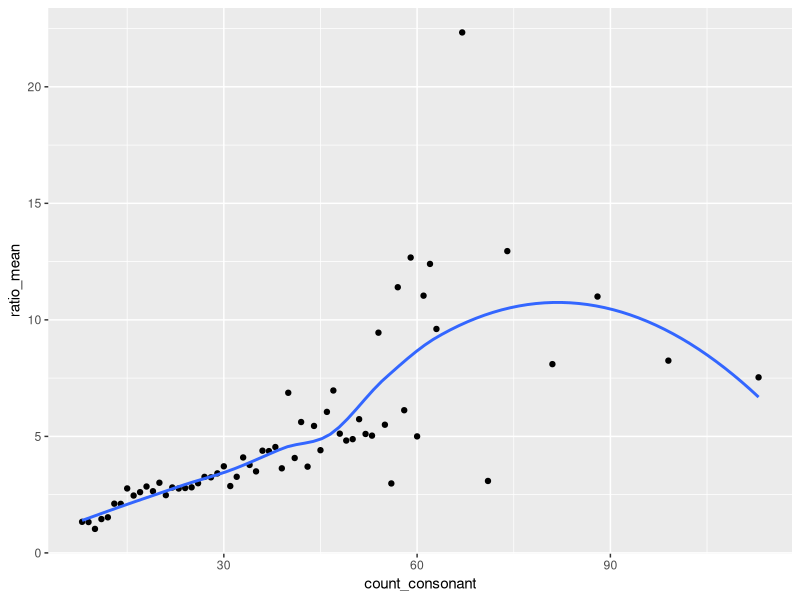
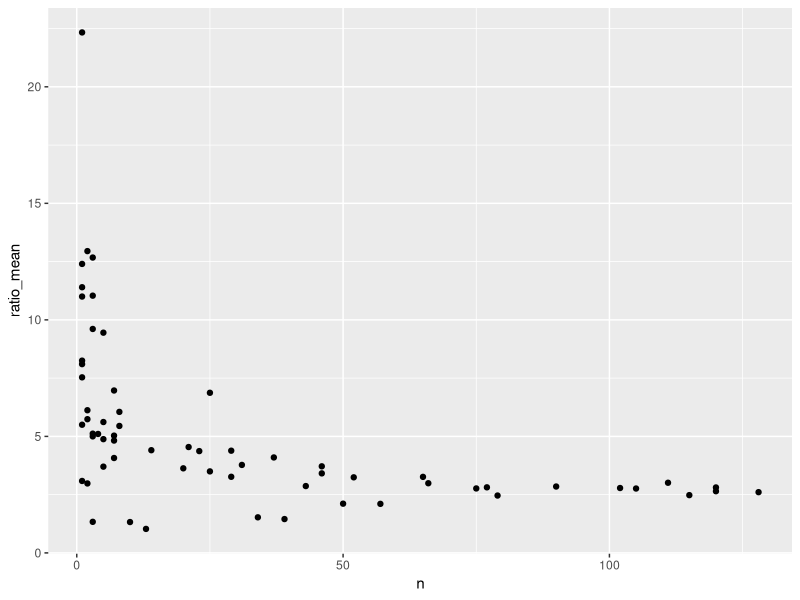
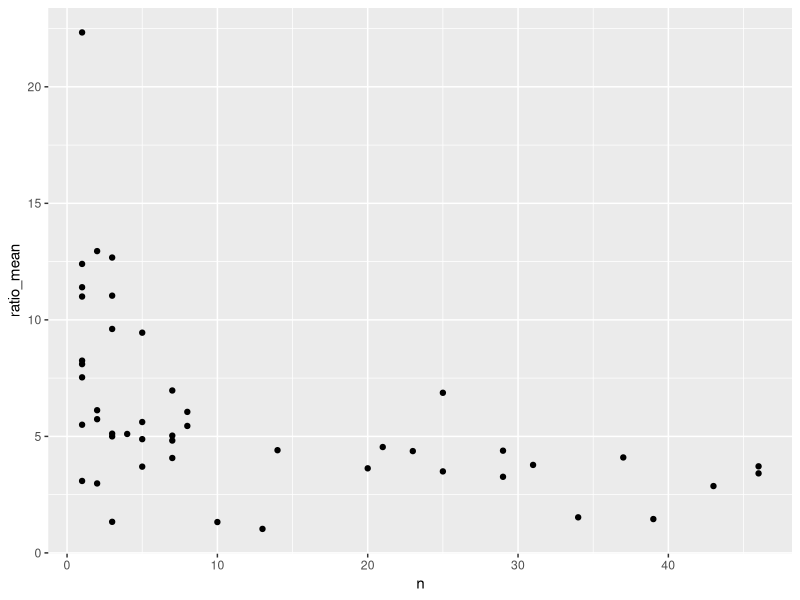

Write the R code that produced these figures, in order.
library(tidyverse)

# check working directory (You should be in ~/Datatransform2)
cat(paste("Your current working directory is: ",
          getwd(), 
          sep = "\n"))

#bring in the Phoible inventories data
inventories <- read.csv("Contributions.csv")

# bring in the Austronesian Comparative Dictionary (Proto Language Data)
acd_data <- read.csv("acdwebscrape.csv")

#use mutate to add a column that calculates the ratio of consonants to vowels
# # # # # # # # # # # # # # # # # # # # # # # # # 
ratio <- mutate(inventories, 
                cvratio = count_consonant / count_vowel)

#arrange the rows by the new column values in descending order
# # # # # # # # # # # # # # # # # # # # # # # # # 
ratio_ordered <- arrange(ratio, 
                         desc(
                           cvratio
                           )
                         )
#######################################
#        5.6   summarise() & group_by()
#######################################
# make a test grouping by token and gloss
# # # # # # # # # # # # # # # # # # # # # # # # # 
testgroup <- group_by(acd_data, #load the main data
                      token_data, #add a group
                      gloss_data) #add a second group

# summarise (remove duplicates) in the grouping
test_sum <- summarise(testgroup)

# make a test grouping by token and gloss (2)
# # # # # # # # # # # # # # # # # # # # # # # # # 
testgroup_2 <- group_by(ratio, #load the main data
                      count_consonant #add a group
                      ) 

# set up a dataframe that summarizes w/respect to consonant and vowel counts
test_sum2 <- summarise(testgroup_2, # load data
          ratio_mean = mean(cvratio, # create a new column for the mean of cvratio that will process by group
                            na.rm = TRUE # if there is 'blank' data (NA values), just remove them
                            )
          )

# make a plot of the summarise data
ggplot(data = test_sum2, # load plot data
       mapping = aes(x = count_consonant, # assign axis data
                     y = ratio_mean)
       ) + 
  geom_point() + # dot layer
  geom_smooth(se = FALSE) # curve layer

# How to make code simpler? Pipe: %>%
#######################################
#        5.6.1/.2   Pipe: %>% & NA data
#######################################
# rewrite of above code
ratio_plot <- mutate(inventories, 
                cvratio = count_consonant / count_vowel
                )%>%
group_by(
          count_consonant #add a group
)%>%
summarise(ratio_mean = mean(cvratio, # create a new column for the mean of cvratio that will process by group
                            na.rm = TRUE # if there is 'blank' data (NA values), just remove them
                            )
)%>%
ggplot(mapping = aes(x = count_consonant, # assign axis data
                     y = ratio_mean)
) + 
  geom_point() + # dot layer
  geom_smooth(se = FALSE) # curve layer
#######################################
#        5.6.3   Counts: n()
#######################################
# n() (count)
# check the prevalence of given values of ratio_mean in the data
ratio_plot_n <- mutate(inventories, 
                     cvratio = count_consonant / count_vowel
)%>%
  group_by(
    count_consonant #add a group
  )%>%
  summarise(ratio_mean = mean(cvratio, # create a new column for the mean of cvratio that will process by group
                              na.rm = TRUE # if there is 'blank' data (NA values), just remove them
                              ),
            n = n() # include a column with a count of mean value in the data
  )

  ggplot(data = ratio_plot_n, 
         mapping = aes(x = n, # assign axis data
                       y = ratio_mean)
  ) + 
  geom_point()
  
# so for some reason there appears to be higher variation in ratio_mean when
  # the count for given mean value of c/v is lower?
  
  # try adding a filter with pipe
  ratio_plot_filtered <- mutate(inventories, 
                       cvratio = count_consonant / count_vowel
  )%>%
    group_by(
      count_consonant #add a group
    )%>%
    summarise(ratio_mean = mean(cvratio, # create a new column for the mean of cvratio that will process by group
                                na.rm = TRUE # if there is 'blank' data (NA values), just remove them
    ),
    n = n()
    )%>%
  filter(n < 50)
    
  ggplot(data = ratio_plot_filtered, 
         mapping = aes(x = n, # assign axis data
                       y = ratio_mean)
  ) + 
    geom_point()



